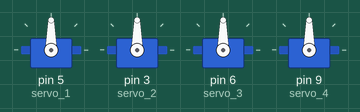
Simulated run of this sketch. Board: Arduino Uno, built with avr-gcc and run on an emulated ATmega328P. Parts: 4 × servo.

Above: at 0.1 s.
At 1.1 s:
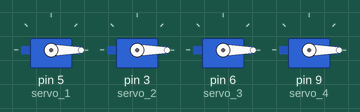
Timing chart, 0 to 2.6 s (numbered marks = the images above):
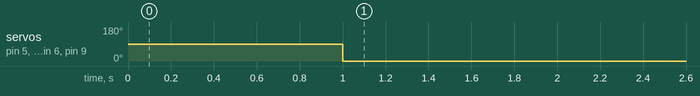

Measured:
- by itself, servo on pin 5 (servo_1), servo on pin 3 (servo_2), servo on pin 6 (servo_3), servo on pin 9 (servo_4): 90° → 0° at 1.0 s

The sketch:

servointeration.ino
```cpp
#include <Servo.h>

Servo servo_1;
Servo servo_2;
Servo servo_3;
Servo servo_4;

#define LED1 10  // power (green)  ground (blue)
#define LED2 11

int light_height = 10;
int seran=0;
int light1_pos[2] = { 0, 5 };
int light2_pos[2] = { 20, 5 };
int person_pos[2] = { 3, 4 };

void setup() {
  servo_1.attach(5);
  servo_2.attach(3);
  servo_3.attach(6);
  servo_4.attach(9);
}

void loop() {

  int menuChoice = Serial.parseInt();
  servo_1.write(menuChoice);
  servo_2.write(menuChoice);
  servo_3.write(menuChoice);
  servo_4.write(menuChoice);
  Serial.println(menuChoice);

  delay(1000);
}
```
